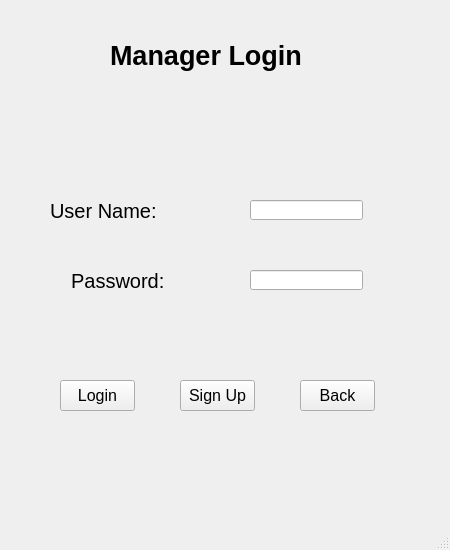
<?xml version="1.0" encoding="UTF-8"?>
<ui version="4.0">
 <class>MainWindow</class>
 <widget class="QMainWindow" name="MainWindow">
  <property name="geometry">
   <rect>
    <x>0</x>
    <y>0</y>
    <width>450</width>
    <height>550</height>
   </rect>
  </property>
  <property name="windowTitle">
   <string>MainWindow</string>
  </property>
  <widget class="QWidget" name="centralwidget">
   <widget class="QLabel" name="label_3">
    <property name="geometry">
     <rect>
      <x>50</x>
      <y>200</y>
      <width>111</width>
      <height>21</height>
     </rect>
    </property>
    <property name="font">
     <font>
      <pointsize>15</pointsize>
     </font>
    </property>
    <property name="autoFillBackground">
     <bool>true</bool>
    </property>
    <property name="text">
     <string>User Name:</string>
    </property>
   </widget>
   <widget class="QLabel" name="label_4">
    <property name="geometry">
     <rect>
      <x>60</x>
      <y>270</y>
      <width>111</width>
      <height>21</height>
     </rect>
    </property>
    <property name="font">
     <font>
      <pointsize>15</pointsize>
     </font>
    </property>
    <property name="autoFillBackground">
     <bool>true</bool>
    </property>
    <property name="text">
     <string>  Password:</string>
    </property>
   </widget>
   <widget class="QLineEdit" name="lineEdit">
    <property name="geometry">
     <rect>
      <x>250</x>
      <y>200</y>
      <width>113</width>
      <height>20</height>
     </rect>
    </property>
   </widget>
   <widget class="QLineEdit" name="lineEdit_2">
    <property name="geometry">
     <rect>
      <x>250</x>
      <y>270</y>
      <width>113</width>
      <height>20</height>
     </rect>
    </property>
   </widget>
   <widget class="QPushButton" name="pushButton">
    <property name="geometry">
     <rect>
      <x>60</x>
      <y>380</y>
      <width>75</width>
      <height>31</height>
     </rect>
    </property>
    <property name="font">
     <font>
      <pointsize>12</pointsize>
     </font>
    </property>
    <property name="text">
     <string>Login</string>
    </property>
   </widget>
   <widget class="QPushButton" name="pushButton_2">
    <property name="geometry">
     <rect>
      <x>180</x>
      <y>380</y>
      <width>75</width>
      <height>31</height>
     </rect>
    </property>
    <property name="font">
     <font>
      <pointsize>12</pointsize>
     </font>
    </property>
    <property name="text">
     <string>Sign Up</string>
    </property>
   </widget>
   <widget class="QPushButton" name="pushButton_3">
    <property name="geometry">
     <rect>
      <x>300</x>
      <y>380</y>
      <width>75</width>
      <height>31</height>
     </rect>
    </property>
    <property name="font">
     <font>
      <pointsize>12</pointsize>
     </font>
    </property>
    <property name="text">
     <string>Back</string>
    </property>
   </widget>
   <widget class="QLabel" name="label">
    <property name="geometry">
     <rect>
      <x>110</x>
      <y>20</y>
      <width>211</width>
      <height>71</height>
     </rect>
    </property>
    <property name="font">
     <font>
      <pointsize>20</pointsize>
      <weight>75</weight>
      <bold>true</bold>
     </font>
    </property>
    <property name="text">
     <string>Manager Login</string>
    </property>
   </widget>
  </widget>
  <widget class="QMenuBar" name="menubar">
   <property name="geometry">
    <rect>
     <x>0</x>
     <y>0</y>
     <width>450</width>
     <height>21</height>
    </rect>
   </property>
  </widget>
  <widget class="QStatusBar" name="statusbar"/>
 </widget>
 <resources/>
 <connections/>
</ui>
